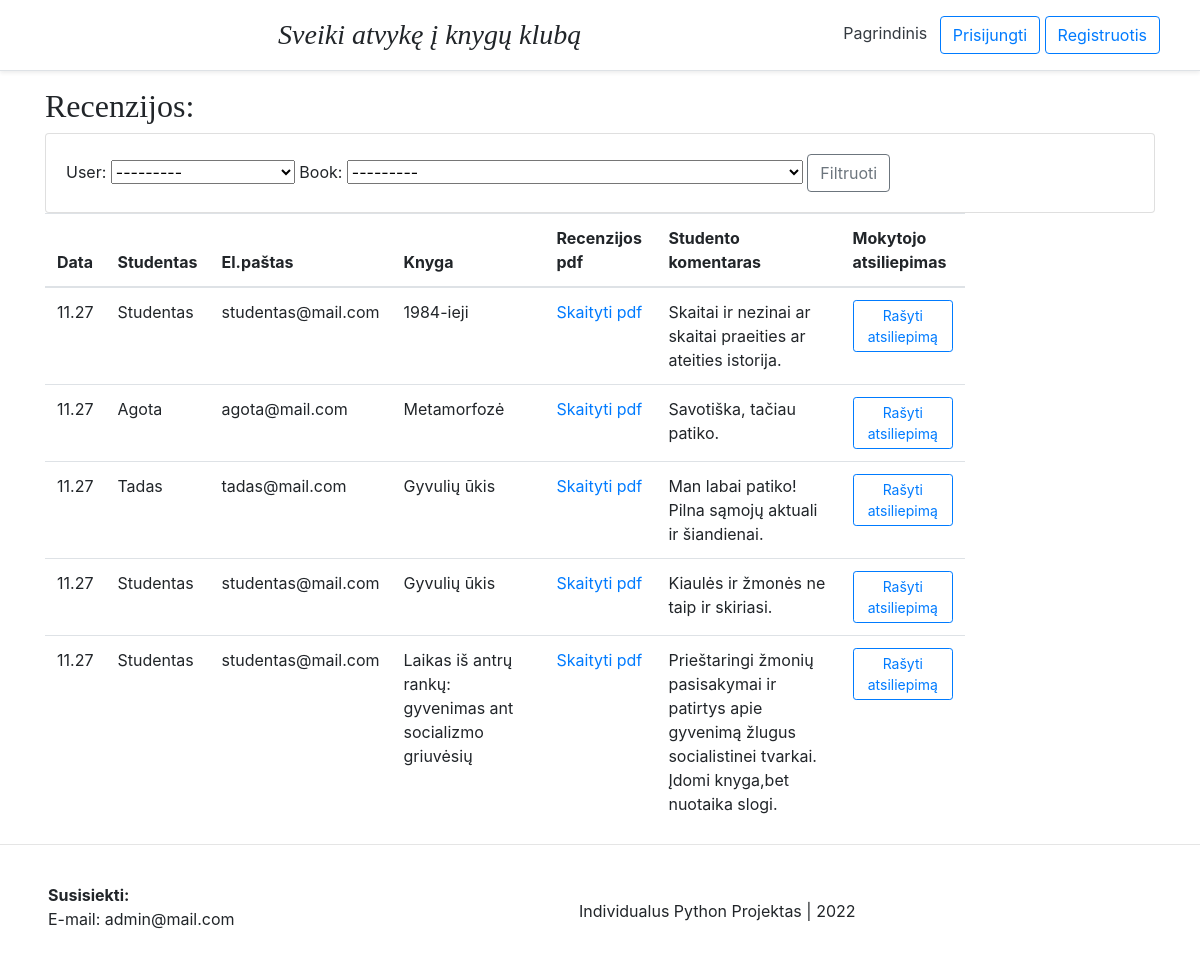
The app's page /reviews/ with its own data.
### bookcase/models.py (models this page shows, shortened)
class BookReview(models.Model):
    user = models.ForeignKey(settings.AUTH_USER_MODEL, on_delete=models.CASCADE, related_name='user')
    book = models.ForeignKey('Book', null=True, on_delete=models.SET_NULL, related_name='book_reviews')
    comentReview = models.TextField('Rašyti komentarą', max_length=500, null=True, blank=True)
    pdfReview = models.FileField('Įkelti recenzijos failą', upload_to='books/reviews/', null=True, blank=True)
    review_date = models.DateTimeField('Įrašo data', auto_now_add=True, )
    class Meta:
        ordering = ['review_date']

class Book(models.Model):
    title = models.CharField('Knygos pavadinimas', max_length=200)
    author = models.ForeignKey('Author', null=True, on_delete=models.SET_NULL, related_name='books')
    year = models.CharField('Metai', max_length=4, null=True, blank=True)
    desc = models.TextField('Aprašymas', max_length=2000, null=True, blank=True)
    pdf = models.FileField('Knygos pdf', upload_to='books/pdfs/', null=True, blank=True)
    cover = models.ImageField('Viršelis', max_length=50, upload_to='books/covers/', null=True, blank=True)
    uploaded_by = models.CharField(max_length=100, null=True, blank=True)
    user_id = models.CharField(max_length=100, null=True, blank=True)
    def __str__(self):
        return self.title

### account/models.py (models this page shows, shortened)
class Account(AbstractBaseUser, PermissionsMixin):
	email = models.EmailField('El. paštas', max_length=60, unique=True)
	username = models.CharField('Vartotojo vardas', max_length=30, unique=True, )
	date_joined = models.DateTimeField(verbose_name='Prisijungimo data', auto_now_add=True)
	last_login = models.DateTimeField(verbose_name='Paskutiną kartą matytas', auto_now=True)
	is_admin = models.BooleanField(default=False)
	is_active = models.BooleanField(default=True)
	is_staff = models.BooleanField(default=False)
	is_superuser = models.BooleanField(default=False)
	is_teacher = models.BooleanField(default=False)
	is_student = models.BooleanField(default=True)
	hide_email = models.BooleanField(default=True)
	profile_image = models.ImageField(max_length=255, upload_to=get_profile_img_path,
                                    null=True, blank=True, default=get_default_profile_image)
	USERNAME_FIELD = 'email'
	REQUIRED_FIELDS = ['username']
	objects = MyAccountManager()
	def __str__(self):
		return f'{self.email}'

### bookcase/views.py (the view)
# urls.py: path('reviews/', views.reviews_list, name='reviews_list'),
def reviews_list(request):
	reviews_list = BookReview.objects.all().order_by('-review_date')
	all_reviews_count = reviews_list.count()
	rev_filter = BookReviewFilter(request.GET, queryset=reviews_list)
	reviews_list = rev_filter.qs
	context = {
        'reviews_list': reviews_list,
		'all_reviews_count': all_reviews_count,
		'rev_filter': rev_filter
    }
	return render(request, 'reviews/reviews_list.html', context)

### bookcase/templates/reviews/reviews_list.html (shortened to what this page needs)
{% extends 'base.html' %}
{% load static %}
{% block content%}
<h2>Recenzijos:</h2>
<div class="row">
    <div class="col">
        <div class="card card-body">
            <form method="get">
                {{ rev_filter.form }}
                <button class="btn btn-outline-secondary" type="submit">Filtruoti</button>
            </form>
        </div>
    </div>
</div>
<div class="row">
    <div class="col-md-10 blog-main">
         <table class="table mb-0 table-responsive-sm">
            <thead>
              <tr>
                <th>Data</th>
                <th>Studentas</th>
                <th>El.paštas</th>
                <th>Knyga</th>
                <th>Recenzijos pdf</th>
                <th>Studento komentaras</th>
                <th>Mokytojo atsiliepimas</th>
              </tr>
            </thead>
            <tbody>
              {% for review in reviews_list %}
                <tr>
                  <td>{{review.review_date|date:"m.d"}}</td>
                  <td>{{ review.user.username }}</td>
                  <td>{{ review.user.email }}</td>
                  <td>{{ review.book }}</td>
                  <td>
                    {% if review.pdfReview %}
                    <a href="{{ review.pdfReview.url }}" target="_blank">Skaityti pdf</a>
                    {% endif %}
                  </td>
                  <td>
                    {% if review.comentReview %}
                    {{ review.comentReview }}
                    {% endif %}
                  </td>
                  <td>
                    <a href="#" class="btn btn-outline-primary btn-sm" target="_blank">Rašyti atsiliepimą</a>
                  </td>
                </tr>
              {% endfor %}
            </tbody>
          </table>
    </div>
</div>
{% endblock %}

### records on screen
BookReview: review_date "11.27", user.username "Studentas", user.email "studentas@mail.com", book "1984-ieji", comentReview "Skaitai ir nezinai ar skaitai praeities ar ateities istorija."
BookReview: review_date "11.27", user.username "Agota", user.email "agota@mail.com", book "Metamorfozė", comentReview "Savotiška, tačiau patiko."
BookReview: review_date "11.27", user.username "Tadas", user.email "tadas@mail.com", book "Gyvulių ūkis", comentReview "Man labai patiko! Pilna sąmojų aktuali ir šiandienai."
BookReview: review_date "11.27", user.username "Studentas", user.email "studentas@mail.com", book "Gyvulių ūkis", comentReview "Kiaulės ir žmonės ne taip ir skiriasi."
BookReview: review_date "11.27", user.username "Studentas", user.email "studentas@mail.com", book "Laikas iš antrų rankų: gyvenimas ant socializmo griuvėsių", comentReview "Prieštaringi žmonių pasisakymai ir patirtys apie gyvenimą žlugus socialistinei tvarkai. Įdomi knyga,bet nuotaika slogi."
